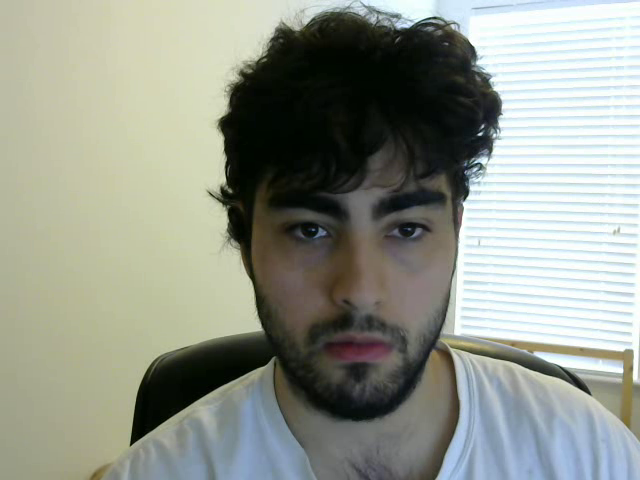
#> input picture frame 14 of OpenCVTesting/OpenCVTesting/oetput.avi, 640 x 480 px, given in place of T11.mp4, which was not available
$ python MovementDetector.py   (older library calls are emulated)
#> lines starting #> are read from the running program, lines starting #| are printed output that depends on the picture; after the words box and inside, x2 and y2 are one past the last pixel; in counts of white or black regions, pixels touching at a corner belong together; pictures that were not available may be replaced by others from this repository, and a replacement may not be noted
#> further down, a_frame is the input picture: shape (480, 640, 3); mean B, G, R 140.6, 151.3, 146.6
### CraftedCVCodes/MovementBG_Ext_MOG.py
import numpy as np
from CamRunnable import camVideoStream
import math as m
from time import sleep
import cv2

"""frame_lim = 2000       # Number of independent frames to analyze
curr_frame = 0
previous_time = -1
curr_frame = 0
cam_holder = camVideoStream(0,30,640,480)
cam_holder.start()

min_area = 2500
fgbg = cv2.createBackgroundSubtractorMOG2(varThreshold=50)"""

def get_movement(fgbg,current_frame,min_area): #Field substractor is handled OUTSIDE the function since it has tu endure time
#> called with min_area = 500
    fgmask = fgbg.apply(current_frame)
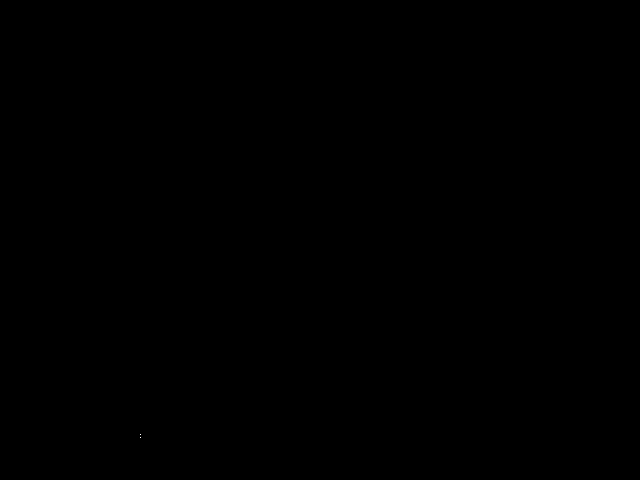
#> fgmask: shape (480, 640); values 127 (black) and 255 (white), 0% white in thin lines or dots, all inside (x1, y1, x2, y2) = (140, 434, 141, 438)
    thresh = cv2.threshold(fgmask, 120, 255, cv2.THRESH_BINARY)[1]
#> thresh: shape (480, 640); every value is 255
    thresh = cv2.dilate(fgmask, None, iterations=2)     # THis function makes thresholded blobs bigger!!!
#> thresh: shape (480, 640); values 127 (black) and 255 (white), 0.01% white; 1 white region, box (x1, y1, x2, y2) and area: (138, 432, 143, 440) 40
    (image, contours, hierarchy) = cv2.findContours(thresh.copy(), cv2.RETR_EXTERNAL, cv2.CHAIN_APPROX_SIMPLE) #Second important function!!!! Very useful!!!
#> contours = [[[0, 0], [0, 479], [639, 479], [639, 0]]]
    X = []
    Y = []
    W = []
    H = []
    A = []
    Cont_char = []
    returned_movement = False
    for c in contours:
		# if the contour is too small, ignore it
            if cv2.contourArea(c) < min_area:
                continue
            cont_area = cv2.contourArea(c) #Store contour area
		# Compute bounding box of each detected movement
            (x, y, w, h) = cv2.boundingRect(c)
            Cont_char.append([x,y,w,h,cont_area])
#> this loop made 1 pass
#> (c, cont_area, x, y, w, h) on pass 1: ([[0, 0], [0, 479], [639, 479], [639, 0]], 306081, 0, 0, 640, 480)
#> after the loop, Cont_char = [[0, 0, 640, 480, 306081]]
        # Sort contours from smallest to largest
    if Cont_char:
        Cont_char = sorted(Cont_char,key=lambda area:area[4])
        X,Y,W,H,A = Cont_char[-1]
#> X = 0; Y = 0; W = 640; H = 480; A = 306081
        returned_movement = True
    return X,Y,W,H,A, returned_movement
"""
while curr_frame <= frame_lim:
    frame, time = cam_holder.read()
    if time != previous_time:
        X,Y,W,H,A, returned_movement = get_movement(fgbg,frame,min_area)
        if returned_movement:
            cv2.rectangle(frame, (X, Y), (X + W, Y + H), (0, 255, 0), 2)
        # show the frame and record if the user presses a key
        cv2.imshow("Security Feed", frame)
        previous_time = time
        curr_frame = curr_frame + 1
        if cv2.waitKey(1) & 0xFF == ord('q'):
            break
    else:
        sleep(0.017)
cam_holder.stop()
cv2.destroyAllWindows()"""

### CraftedCVCodes/Plotter.py
import cv2
import numpy as np

class plotter:
    def __init__(self,width,height,x_pos,y_pos,thickness,line):
        self.width = width              # width of actual graph in pixels
        self.height = height            # height of actual graph in pixels
        self.x_pos = x_pos              # position in x of figure of plot's upper left corner
        self.y_pos = y_pos              # position in x of figure of plot's upper left corner
        self.offset = 20
        self.thickness = thickness
        self.color_table = [(0,255,0),(255,0,0),(0,0,255),(255,255,0),(0,255,255),(255,0,255)]
        self.line = line
    def plot_information(self,fig_handle,data_stream,x_scale,y_scale):
        self.x_scale = x_scale          # x scale used in graph [min,max,subdiv]
        self.y_scale = y_scale          # y scale used in graph [min,max,subdiv]
        # First, lets make the axis
        cv2.arrowedLine(fig_handle,(self.x_pos+self.offset,self.y_pos+self.height-self.offset),(self.x_pos+self.width-self.offset,self.y_pos+self.height-self.offset),(0,0,0),thickness=2)
        cv2.arrowedLine(fig_handle,(self.x_pos+self.offset,self.y_pos+self.height-self.offset),(self.x_pos+self.offset,self.y_pos+self.offset),(0,0,0),thickness=2)
        cv2.putText(fig_handle,str('%d'%self.x_scale[0]),(self.x_pos+int(self.width/15),self.y_pos+self.height), cv2.FONT_HERSHEY_SIMPLEX,0.5,(0,0,0),1,cv2.LINE_AA)
        cv2.putText(fig_handle,str('%d'%self.x_scale[1]),(self.x_pos+self.width-int(self.width/20),self.y_pos+self.height), cv2.FONT_HERSHEY_SIMPLEX,0.5,(0,0,0),1,cv2.LINE_AA)
        cv2.putText(fig_handle,str('%d'%self.y_scale[0]),(self.x_pos-self.offset,self.y_pos+self.height), cv2.FONT_HERSHEY_SIMPLEX,0.5,(0,0,0),1,cv2.LINE_AA)
        cv2.putText(fig_handle,str('%d'%self.y_scale[1]),(self.x_pos,self.y_pos+self.offset), cv2.FONT_HERSHEY_SIMPLEX,0.5,(0,0,0),1,cv2.LINE_AA)
        i = 0
        for a_stream in data_stream:    #For each stream of data handled by the plotter
            stream_size = len(a_stream) #get total length of stream provided, a numpy vector whose columns are the points
            j = 0
            x_pos = np.zeros(shape = stream_size)
            y_pos = np.zeros(shape = stream_size)
            for a_point in a_stream:
                if a_point[0] >= self.x_scale[0] and a_point[0] <= self.x_scale[1] and a_point[1] >= self.y_scale[0] and a_point[1] <= self.y_scale[1]: #if it fits in the plot
                    x_pos[j] = (self.x_pos+self.offset+(self.width-2*self.offset)*((a_point[0]-self.x_scale[0])/(self.x_scale[1]-self.x_scale[0])))
                    y_pos[j]= (self.y_pos+self.height-self.offset-(self.height-2*self.offset)*((a_point[1]-self.y_scale[0])/(self.y_scale[1]-self.y_scale[0])))
                    cv2.rectangle(fig_handle,(int(x_pos[j]),int(y_pos[j])),(int(x_pos[j])+self.thickness,int(y_pos[j])+self.thickness),self.color_table[i],self.thickness)
                    if self.line:
                        if j > 0:
                            cv2.line(fig_handle,(int(x_pos[j-1]),int(y_pos[j-1])),(int(x_pos[j]),int(y_pos[j])),self.color_table[i],self.thickness-1)
                    j += 1
            i += 1
"""data_stream_1 = np.array([[10,10],[20,20],[30,30],[40,40],[50,50],[60,60],[70,70],[80,80]])
data_stream_2 = np.array([[0,0],[20,15],[30,35],[40,35],[50,25],[60,65],[70,22],[80,55]])
streams = [data_stream_1,data_stream_2]
an_img = cv2.imread('C:\\Users\\David\\source\\repos\\HaarDetect\\HaarDetect\\acar.jpg')
ma_plot = plotter(500,500,50,50,2)
ma_plot.plot_information(an_img,streams,[0,100],[0,100])
cv2.imshow('image3',an_img)
cv2.waitKey(0)
cv2.destroyAllWindows()"""

### CraftedCVCodes/MovementDetector.py
import numpy as np
from CamRunnable import camVideoStream
import math as m
from time import sleep
import cv2
import Plotter
from MovementBG_Ext_MOG import get_movement
import matplotlib.pyplot as plt

min_area = 500 # To weed out dud movements
fgbg = cv2.createBackgroundSubtractorMOG2(varThreshold=50) # The extractor to use here

frame_lim = 500       # Number of independent frames to analyze % 30 for 5, 60 for 4 and for 3
group_scale = 5     # How many key points will be tracked
use_CLAHE = True     # Whether or not normalize for brightness
buffer_comparator = [] # Where I will store the information
movement_rectangles = []
buffer_size = 3        # Number of frames to be considered to attempt a velocity estimation
animate = True
point_velocities = np.zeros(shape=(group_scale,2))   # Column matrix containing all velocities being monitored at any given time
point_distances = np.zeros(shape=(group_scale,2))    # Column matrix containing all velocities being monitored at any given time
orb = cv2.ORB_create() # Oriented FAST and rotated BRIEF characterizer to use within the system # nfeatures = 500,scaleFactor = 1.2,nlevels = 8,edgeThreshold = 31,firstLevel = 0,WTA_K = 2,scoreType = ORB.HARRIS_SCORE,patchSize = 31,fastThreshold = 20
clahe = cv2.createCLAHE(clipLimit=3.0, tileGridSize=(8,8)) # Setting up the histogram equalizer (these numbers work well for my web camera)
bf = cv2.BFMatcher(cv2.NORM_HAMMING, crossCheck=True)      # Matching object being initialized beforehand
previous_time = -1
curr_frame = 0

# Settings for webcan c310
Height = 480
Width = 640
#Fov = 43.6 # Camera's field of view in degrees
#Settings for cellphone camera
#Height = 1080
#Width = 1920
Fov = 60.87 # Camera's field of view in degrees
'''cam_holder = camVideoStream(0,30,Width,Height)
cam_holder.start()'''
cam_holder = cv2.VideoCapture('C:\\Users\\David\\Desktop\\DynExp\\NewVideos\\T11.mp4')
record_count = 0

division_bin = 2      # To differentiate points
max_uniaxial_bins = 2 # This number squared will divide the clusters of data
threshold_min = 0.05
threshold_max = division_bin*max_uniaxial_bins+threshold_min

Camera_Distance = 1.6 # Distance from camera to track in meters


if animate: my_plot = Plotter.plotter(200,200,50,50,2,False)
def compare_velocities(buffer,point_velocities,point_distances,image,movement_rectangles,FOV,Z,W,H):
    velocity_organizer = np.zeros(shape=(2*max_uniaxial_bins+1,2*max_uniaxial_bins+1,2))  # Refresh arrays used in velocity isolation
    position_organizer = np.zeros(shape=(2*max_uniaxial_bins+1,2*max_uniaxial_bins+1,2))
    frequency_organizer = np.zeros(shape=(2*max_uniaxial_bins+1,2*max_uniaxial_bins+1))
    extreme_points = np.zeros(shape=(2*max_uniaxial_bins+1,2*max_uniaxial_bins+1,4))
    captured_base = np.zeros(shape=(2*max_uniaxial_bins+1,2*max_uniaxial_bins+1))         # Check to accumulate the boundaries of the clusters

    T = threshold_min # some made up velocity threshold (40 pixels per second)

    stream = []
    minVx = []
    maxVx = []
    minVy = []
    maxVy = []
    position = []
    classified_key_points = []
    R_1_Counter = 0
    for a_reference1 in buffer:
        R_2_Counter = 0
        for a_reference2 in buffer:
            if a_reference2[2] > a_reference1[2]:   # Only compute matches IF the second reference has happened LATER than the first,
                 matches = bf.match(a_reference1[1],a_reference2[1]) # giving us an upper triangular analysis of the buffers available: 12, 13, 14, 23, 24, 34 for a buffer of size 4, for example
                 dt = a_reference2[2]-a_reference1[2]                # we need dt as well
                 matches = sorted(matches, key = lambda x:x.distance)
                 i = 0
                 for a_match in matches:
                    img_index = a_match.queryIdx
                    reference_index = a_match.trainIdx
                    frame_t1 = (movement_rectangles[R_1_Counter][0]+a_reference1[0][img_index].pt[0],movement_rectangles[R_1_Counter][1]+a_reference1[0][img_index].pt[1]) # Return position in pixel coordinates of first frame
                    frame_t2 = (movement_rectangles[R_2_Counter][0]+a_reference2[0][reference_index].pt[0],movement_rectangles[R_2_Counter][1]+a_reference2[0][reference_index].pt[1]) # Return position in pixel coordinates of second frame

                    # Here I will apply the transformation from pixel coordinates to image-center coordinates
                    x_21 = frame_t1[0]-W/2
                    y_21 = -frame_t1[1]+H/2

                    x_22 = frame_t2[0]-W/2
                    y_22 = -frame_t2[1]+H/2

                    # Then I proceed to transform from image centered to camera coordinates:
                    X_c1 = Z*m.tan(FOV*x_21/W)
                    Y_c1 = Z*m.tan(FOV*y_21/W)

                    X_c2 = Z*m.tan(FOV*x_22/W)
                    Y_c2 = Z*m.tan(FOV*y_22/W)

                    # Finally, I will calculate locations, displacements and velocities in my new frame
                    locations = [X_c1,Y_c1,X_c2,Y_c2]
                    displacements = [X_c2-X_c1,Y_c2-Y_c1]

                    V_mag = m.sqrt((displacements[0]/dt)**2+(displacements[1]/dt)**2)
                    if m.fabs(displacements[0]/dt) < threshold_max and  m.fabs(displacements[1]/dt) < threshold_max:
                        if animate and V_mag > T: cv2.rectangle(image,(int(frame_t2[0]),int(frame_t2[1])),(int(frame_t2[0])+2,int(frame_t2[1])+2),(255,255,255),2)
                        if m.fabs(displacements[0]/dt) > threshold_min:
                            point_velocities[i][0] = (displacements[0]/dt)
                        else:
                            point_velocities[i][0] = 0
                        if m.fabs(displacements[1]/dt) > threshold_min:
                            point_velocities[i][1] = (displacements[1]/dt)
                        else:
                            point_velocities[i][1] = 0
                    x_bin_pos = int(np.sign(point_velocities[i][0])*m.ceil(m.fabs((point_velocities[i][0]-threshold_min*np.sign(point_velocities[i][0]))/division_bin)))+max_uniaxial_bins
                    y_bin_pos = int(np.sign(point_velocities[i][1])*m.ceil(m.fabs((point_velocities[i][1]-threshold_min*np.sign(point_velocities[i][1]))/division_bin)))+max_uniaxial_bins
                    if captured_base[x_bin_pos][y_bin_pos] == 0: # Captures extreme points of the cluster (first one is a default) [xmin xmax ymin ymax] per histogram slot
                        extreme_points[x_bin_pos][y_bin_pos][0] = int(frame_t2[0])
                        extreme_points[x_bin_pos][y_bin_pos][1] = int(frame_t2[0])
                        extreme_points[x_bin_pos][y_bin_pos][2] = int(frame_t2[1])
                        extreme_points[x_bin_pos][y_bin_pos][3] = int(frame_t2[1])
                        captured_base[x_bin_pos][y_bin_pos] = 1
                    else:
                        if int(frame_t2[0]) > extreme_points[x_bin_pos][y_bin_pos][1]:
                            extreme_points[x_bin_pos][y_bin_pos][1] = int(frame_t2[0])
                        if int(frame_t2[0]) < extreme_points[x_bin_pos][y_bin_pos][0]:
                            extreme_points[x_bin_pos][y_bin_pos][0] = int(frame_t2[0])
                        if int(frame_t2[1]) > extreme_points[x_bin_pos][y_bin_pos][3]:
                            extreme_points[x_bin_pos][y_bin_pos][3] = int(frame_t2[1])
                        if int(frame_t2[1]) < extreme_points[x_bin_pos][y_bin_pos][2]:
                            extreme_points[x_bin_pos][y_bin_pos][2] = int(frame_t2[1])
                    velocity_organizer[x_bin_pos][y_bin_pos][0] += (point_velocities[i][0]) # Here classification magic happens!!
                    velocity_organizer[x_bin_pos][y_bin_pos][1] += (point_velocities[i][1]) # Here classification magic happens!!
                    position_organizer[x_bin_pos][y_bin_pos][0] += int(frame_t2[0]) # Here classification magic happens!!
                    position_organizer[x_bin_pos][y_bin_pos][1] += int(frame_t2[1]) # Here classification magic happens!!
                    frequency_organizer[x_bin_pos][y_bin_pos] += 1
                    point_distances[i][0] = int(frame_t2[0])
                    point_distances[i][1] = int(frame_t2[1])
                    i+=1
                    if i >= group_scale:
                        minVx.append(np.min(point_velocities[:,0]))
                        maxVx.append(np.max(point_velocities[:,0]))
                        minVy.append(np.min(point_velocities[:,1]))
                        maxVy.append(np.max(point_velocities[:,1]))
                        break
                 stream.append(np.copy(point_velocities))
                 position.append(np.copy(point_distances))
            R_2_Counter += 1
        R_1_Counter += 1
    for x in range(len(frequency_organizer)):
        for y in range(len(frequency_organizer[0])):
            if frequency_organizer[x][y] > 0:
                velocity_organizer[x][y][0] = velocity_organizer[x][y][0]/(frequency_organizer[x][y])
                velocity_organizer[x][y][1] = velocity_organizer[x][y][1]/(frequency_organizer[x][y])
                position_organizer[x][y][0] = position_organizer[x][y][0]/(frequency_organizer[x][y])
                position_organizer[x][y][1] = position_organizer[x][y][1]/(frequency_organizer[x][y])
            if frequency_organizer[x][y] > 0 and (x != max_uniaxial_bins and y != max_uniaxial_bins):
                classified_key_points.append([position_organizer[x][y][0],position_organizer[x][y][1],velocity_organizer[x][y][0],velocity_organizer[x][y][1],buffer[-1][2]])
                if animate:
                    x_pos = int(position_organizer[x][y][0])
                    y_pos = int(position_organizer[x][y][1])
                    V = m.sqrt((velocity_organizer[x][y][0])**2+(velocity_organizer[x][y][1])**2)
                    cv2.rectangle(image,(x_pos,y_pos),(x_pos+2,y_pos+2),(0,0,0),2)
                    cv2.rectangle(image,(int(extreme_points[x][y][0]),int(extreme_points[x][y][2])),(int(extreme_points[x][y][1]),int(extreme_points[x][y][3])),(238,130,238),2)
                    cv2.arrowedLine(image,(x_pos,y_pos),(x_pos+int(velocity_organizer[x][y][0]/10),y_pos+int(velocity_organizer[x][y][1]/10)),(0,255,0),thickness=1)
                    cv2.putText(image,str('%.3f'%V),(x_pos,y_pos), cv2.FONT_HERSHEY_SIMPLEX,0.5,(0,0,255),1,cv2.LINE_AA)
    if animate: my_plot.plot_information(image,stream,[-2,2],[-2,2])
    classified_key_points = np.array(classified_key_points)
    return stream, position, classified_key_points

time = 0
time_prev = 0
grabbed = True
Fov = Fov*m.pi/180
Vx_kp = []
Vx_raw = []
pos_raw = []
time_series = []
while curr_frame <= frame_lim:
    grabbed, a_frame = cam_holder.read()
    time_new = cam_holder.get(cv2.CAP_PROP_POS_MSEC)/1000
    if grabbed == False:
        break
    a_frame = cv2.resize(a_frame, (640, 480))

    time += (time_new-time_prev)
    #a_frame, time = cam_holder.read()
    if time != previous_time:
        X,Y,W,H,A, returned_movement = get_movement(fgbg,a_frame,min_area)      # Here we will see if the extracted frame has any relevant movement on it
#> X = 0; Y = 0; W = 640; H = 480; A = 306081; returned_movement = True
        if returned_movement:                                                   # Only continue if there is anything relevant happening (To save computational time)
            movement_frame = [X,Y,W,H]                                          # Create an array with the relevant movement frame info
#> movement_frame = [0, 0, 640, 480]
            sub_frame = a_frame[Y:Y+H, X:X+W]                                   # Down select movement area for analysis
            gray_frame = cv2.cvtColor(sub_frame,cv2.COLOR_BGR2GRAY)
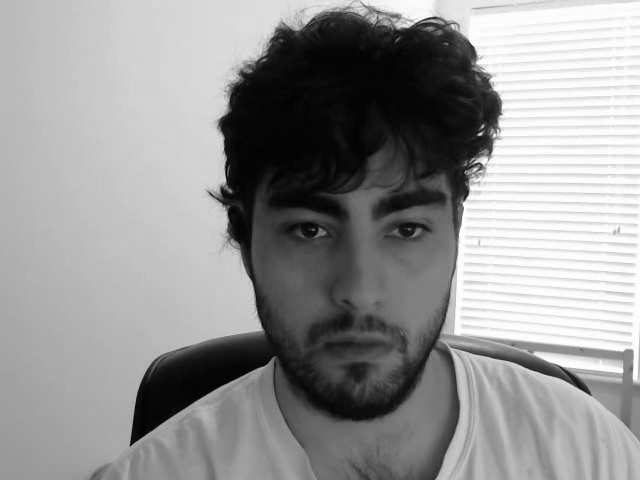
#> gray_frame: shape (480, 640); min 0, max 255, mean 148.6
            if use_CLAHE:
                gray_cl = clahe.apply(gray_frame)
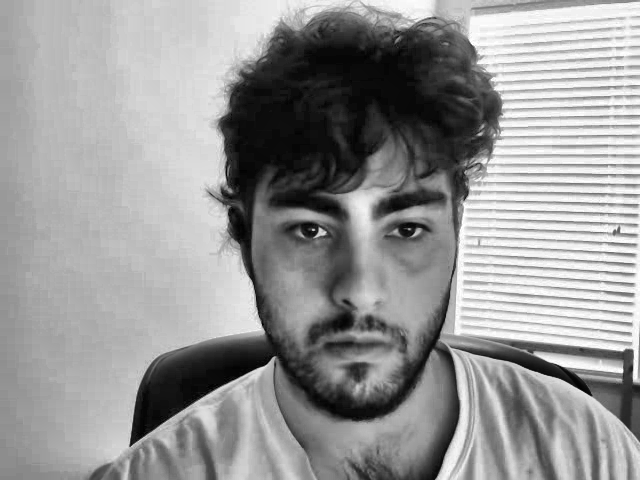
#> gray_cl: shape (480, 640); min 1, max 255, mean 150.9
                kp, des = orb.detectAndCompute(gray_cl,None)
#> kp = 500 keypoints; strongest (x, y, size): (320, 230, 44.6), (317, 232, 37.2), (319, 229, 31), (317, 231, 31)
            else:
                kp, des = orb.detectAndCompute(gray_frame,None)
            if kp:      # Proceed if detection was successful
                if record_count < buffer_size:    # If we have not captured enough frames to compute velocities
                    buffer_comparator.append([kp,des,time])  # Save whatever you got in the current frame to be used
                    movement_rectangles.append(movement_frame) # Save new rectangle
                    record_count += 1                   # Let the program know that you have recorded a frame
                else:                                   # We now got enough frames to always be 'full'
                    buffer_comparator = buffer_comparator[1:] # Erase first element from the list and move entire list of objects back
                    movement_rectangles = movement_rectangles[1:]
                    buffer_comparator.append([kp,des,time])  # Save whatever you got in the current frame to be used in the LAST position
                    movement_rectangles.append(movement_frame) # Save new rectangle for the LAST position
                    stream, pos, key_points = compare_velocities(buffer_comparator,point_velocities,point_distances,a_frame,movement_rectangles,Fov,Camera_Distance,Width,Height)
                    #Vx_kp.append(np.mean(key_points[:,2]))
                    #Vx_raw.append(np.mean(stream[0][:,0]))
                    Vx_raw.append((np.mean(stream[0][:,0])+np.mean(stream[1][:,0])+np.mean(stream[2][:,0]))/3)
                    pos_raw.append((np.mean(pos[0][:,0])+np.mean(pos[1][:,0])+np.mean(pos[2][:,0]))/3)
                    time_series.append(time)

                    #compute_movement(stream,pos)
                    cv2.rectangle(a_frame, (X, Y), (X + W, Y + H), (0, 255, 0), 2) # To see the captured area
                    cv2.imshow('original',a_frame)
                    if cv2.waitKey(1) & 0xFF == ord('q'):
                        break
            previous_time = time
            time_prev = time_new
            #sleep(0.017)
            curr_frame = curr_frame + 1
    else:
        sleep(0.017)
csvfilex = 'C:\\Users\\David\\source\\repos\\CVTutorial21\\CVTutorial21\\outX.csv'
csvfilev = 'C:\\Users\\David\\source\\repos\\CVTutorial21\\CVTutorial21\\outV.csv'
np.savetxt(csvfilex, pos_raw, delimiter=",")
np.savetxt(csvfilev, Vx_raw, delimiter=",")
fig, ax = plt.subplots()
ax.set_title('Perceived Velocity as car runs')
ax.set_xlabel('Time (s)')
ax.set_ylabel('Velocity (m/s)')
ax.plot(time_series,Vx_raw,'--', linewidth=2)
ax.grid(True)
plt.show()
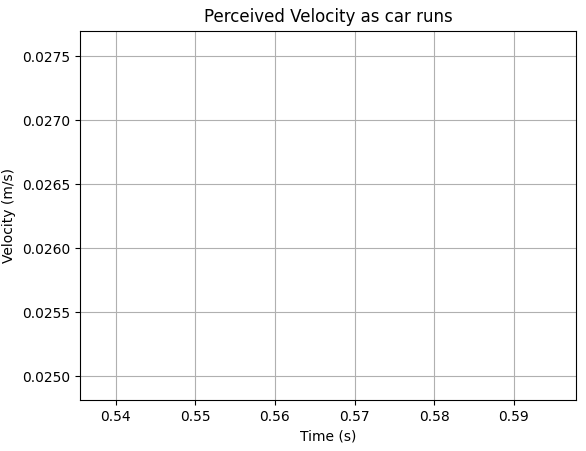
#> figure drawn by matplotlib, 1 panel

#cam_holder.stop()
cv2.destroyAllWindows()
